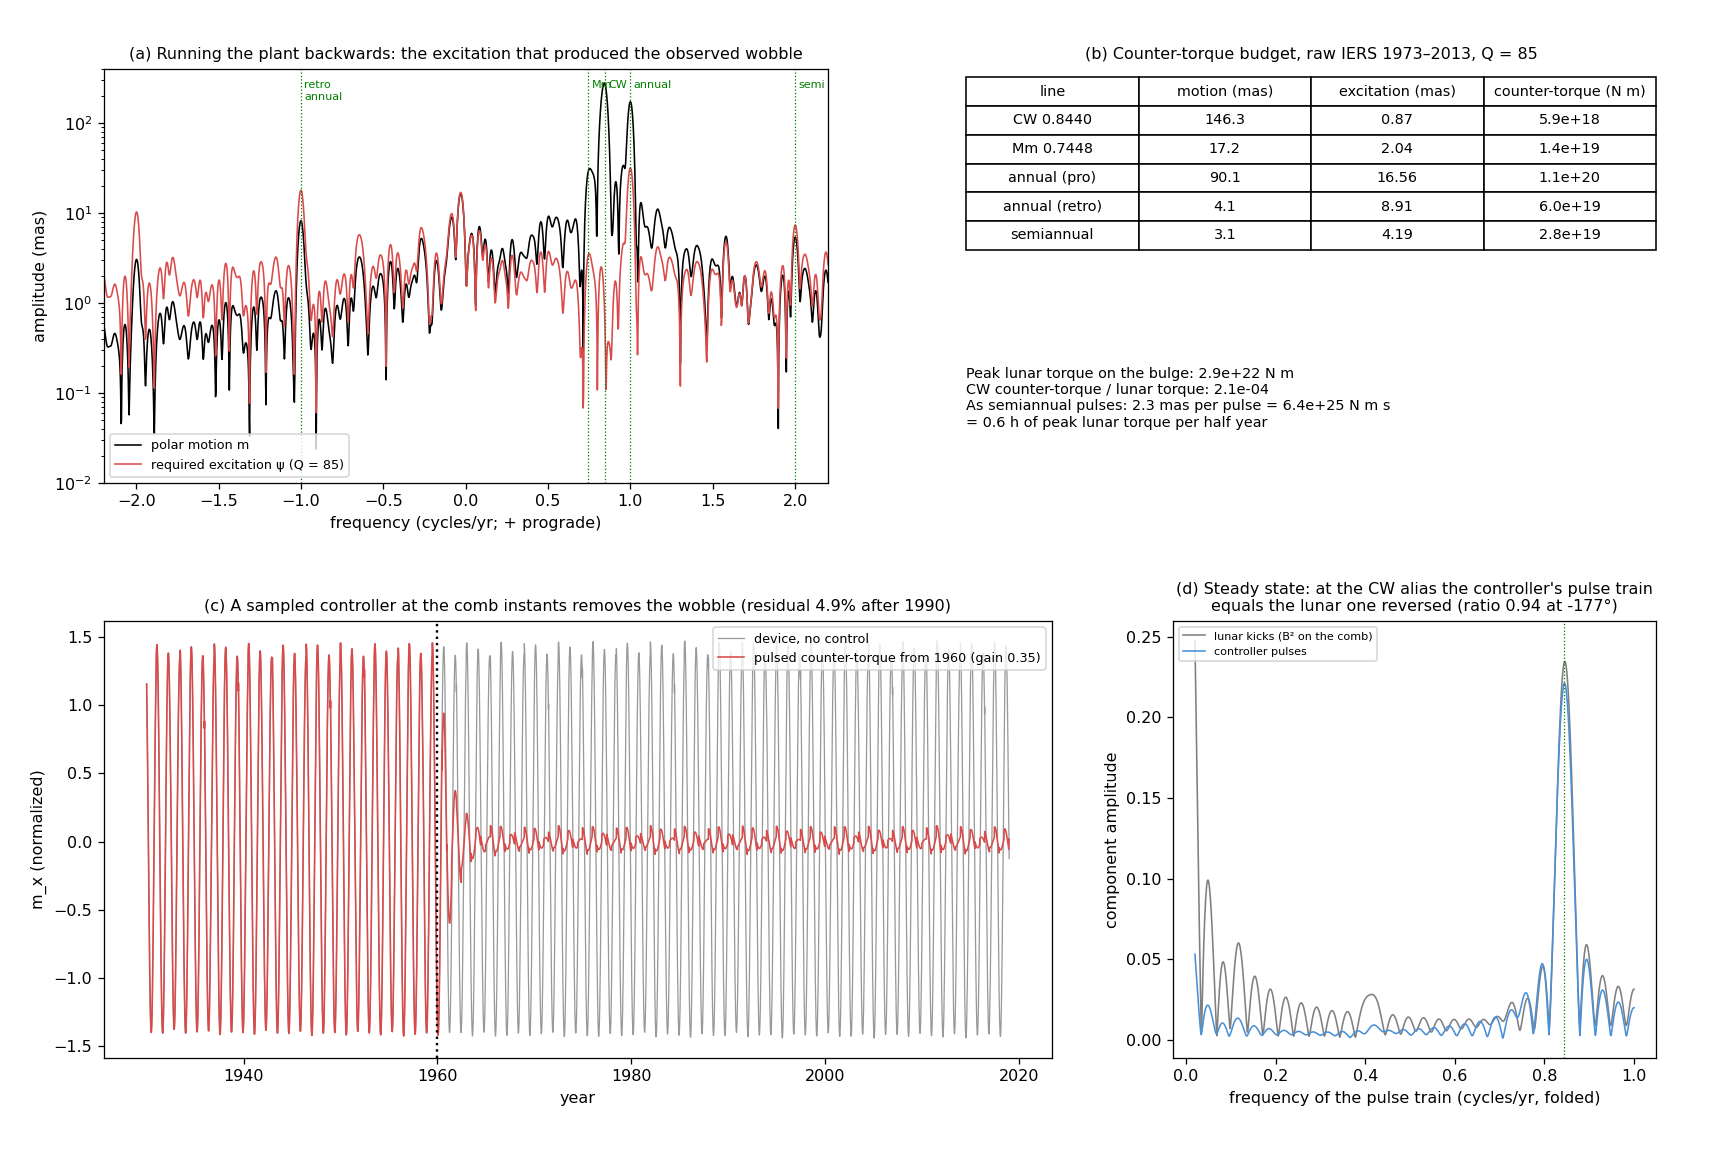

Write Python code to recreate this figure.
#!/usr/bin/env python3
"""The counter-torque that would remove the Chandler wobble, and a pulsed controller that does it (2026-10-23).
Discussion: cw_synchronized_wobble.md, section 5. Needs data/finals2000A.all (fetch_eop.py).

1. Inverse plant. Polar motion m = x - i y obeys the Liouville equation  (i / sigma) dm/dt + m = psi,
   sigma = 2 pi f0 (1 + i / 2Q). Given the observed m, psi is the excitation that must have acted; -psi is the
   counter-excitation that would cancel it. A torque Gamma enters as psi = -i Gamma / (Omega^2 (C - A)).
2. Budget. Compare the counter-torque in each line with the lunar torque on the equatorial bulge.
3. Pulsed control. The device of cw_magnetized_spheroid.py (draconic B^2 kicks on a semiannual comb) with a sampled
   feedback controller that fires counter-pulses at the same comb instants (as spin-stabilized spacecraft damp
   nutation with pulsed thrusters). In steady state the controller's pulses equal the aliased lunar kicks.
    python3 cw_counter_torque.py  -> cw_counter_torque.png, cw_counter_torque.json
"""
import json
from pathlib import Path

import matplotlib
import numpy as np

import cw_eop_closure as E
import cw_magnetized_spheroid as dev

matplotlib.use("Agg")
import matplotlib.pyplot as plt  # noqa: E402

HERE = Path(__file__).resolve().parent
YEAR = 365.2422
F0 = YEAR / 432.3                    # free Chandler frequency, cycles/yr
F_CW = 2 * YEAR / 27.212221 - 26     # draconic B^2 alias
F_MM = 14 - YEAR / 27.554550         # anomalistic alias
MAS = np.pi / 180 / 3600e3
OMEGA = 7.292115e-5                  # rad/s
C, H = 8.034e37, 0.0032738           # polar moment (kg m^2) and dynamical ellipticity (C - A)/C
C_MINUS_A = C * H
G, M_MOON, R_MOON = 6.674e-11, 7.346e22, 3.844e8
SEC_PER_YEAR = YEAR * 86400


def excitation(t, m, q):
    """psi = m + (i / sigma) dm/dt, applied exactly in the frequency domain: psi(f) = m(f) (1 - f / s), with
    s = F0 (1 + i / 2Q) in cycles/yr. (A finite-difference derivative errs by ~1% at the CW, and psi is a ~1%
    residual of a near-cancellation there, so it must not be used.)"""
    n = len(m); dt = float(np.median(np.diff(t)))
    f = np.fft.fftfreq(n, dt)
    return np.fft.ifft(np.fft.fft(m) * (1 - f / (F0 * (1 + 1j / (2 * q)))))


def transfer_inverse(f, q):
    return 1 - f / (F0 * (1 + 1j / (2 * q)))


def torque_per_mas():
    return OMEGA ** 2 * C_MINUS_A * MAS                    # N m per mas of excitation


def lunar_bulge_torque():
    """Peak lunar torque on the equatorial bulge, (3 G M / r^3)(C - A) sin(d) cos(d), at the 18.6-yr maximum d = 28.6 deg."""
    d = np.radians(28.6)
    return 3 * G * M_MOON / R_MOON ** 3 * C_MINUS_A * np.sin(d) * np.cos(d)


def lines(t, z, freqs):
    c, _, _ = E.fit_lines(t, z, freqs)
    return c


def pulsed_control(gain=0.35, on_year=1900.0, t0=0.469):
    """Device response with a sampled feedback controller acting at the comb instants after on_year."""
    tn, k = dev.kicks(t0, 0.0, "beta")
    k = k / np.abs(k).max()
    idx = np.minimum(np.round((tn - dev.TG[0]) / dev.DT).astype(int), len(dev.TG) - 1)
    step = np.exp((1j * dev.OMEGA - dev.LAM) * dev.DT)
    kick = np.zeros(len(dev.TG), complex); np.add.at(kick, idx, k)
    pulse_at = np.zeros(len(dev.TG), bool); pulse_at[idx] = True
    z = 0j; out = np.empty(len(dev.TG), complex); u_hist = []
    for i in range(len(dev.TG)):
        if pulse_at[i] and dev.TG[i] >= on_year:
            u = -gain * z                                # fire against the wobble measured just before the pulse
            u_hist.append((dev.TG[i], kick[i], u))
            z = z + kick[i] + u
        else:
            z = z + kick[i]
        out[i] = z; z *= step
    return out, np.array(u_hist)


def main():
    tb, xb, yb = E.load_finals()
    m = (xb - 1j * yb) * 1e3 / 1e3                          # arcsec
    tc = (tb - tb.mean()) / 50
    G_ = np.column_stack([tc ** k for k in range(3)])
    m = m - G_ @ np.linalg.lstsq(G_, m, rcond=None)[0]
    m_mas = m * 1e3
    out = {"F0": F0, "F_CW": F_CW, "F_MM": F_MM, "torque_per_mas_Nm": torque_per_mas(),
           "lunar_bulge_torque_Nm": lunar_bulge_torque()}
    sel = (tb >= 1973) & (tb < 2013.5)
    freqs = [F_CW, F_MM, 1.0, -1.0, 2.0, -2.0]
    cm = lines(tb[sel], m_mas[sel], freqs)
    out["lines"] = {}
    for q in (50, 85, 150):                                  # exact per line: psi = m (1 - f / s)
        out["lines"][f"Q={q}"] = {f"{f:+.4f}": dict(motion_mas=float(abs(cm[f])),
                                                    excitation_mas=float(abs(cm[f] * transfer_inverse(f, q))),
                                                    counter_torque_Nm=float(abs(cm[f] * transfer_inverse(f, q)) * torque_per_mas()))
                                  for f in freqs}
    # the same lines through the bandpasses fitted without consensus constraints (cw_bandpass.py)
    bp_path = HERE / "cw_bandpass.json"
    if bp_path.exists():
        bp = json.loads(bp_path.read_text()); out["fitted_bandpasses"] = {}
        sols = [(r["f0"], r["Q"], k) for k, r in bp["runs"].items() if not k.startswith("consensus")]
        q32 = min(bp["Q_profile"], key=lambda r: (r[1] > 0.01, r[0])); sols.append((q32[2], q32[0], "lowest Q that fits"))
        for f0, q, label in sols:
            s_ = f0 * (1 + 1j / (2 * q))
            row = {f"{f:+.4f}": float(abs(cm[f] * (1 - f / s_)) * torque_per_mas()) for f in (F_CW, F_MM, 1.0)}
            out["fitted_bandpasses"][label] = dict(f0=f0, Q=q, counter_torque_Nm=row,
                                                   cw_over_lunar=row[f"{F_CW:+.4f}"] / lunar_bulge_torque())
    # pulse budget: impulse per semiannual pulse that sustains the CW line against damping (Q = 85)
    A_cw = abs(cm[F_CW]) * MAS                               # rad
    per_pulse = A_cw * (1 - np.exp(-np.pi * F0 / 85 * 0.5))  # amplitude lost per half year, made good by one pulse
    dH = C * OMEGA * per_pulse                                # transverse angular momentum per pulse (N m s)
    out["pulse_budget"] = {"cw_amp_mas": abs(cm[F_CW]), "per_pulse_mas": per_pulse / MAS, "angular_impulse_Nms": dH,
                           "hours_of_peak_lunar_torque": dH / lunar_bulge_torque() / 3600,
                           "mean_torque_Nm": dH / (0.5 * SEC_PER_YEAR)}
    # pulsed controller demo
    p_free, _ = pulsed_control(gain=0.0)
    p_ctl, u = pulsed_control(gain=0.35, on_year=1960.0)
    late = u[u[:, 0].real > 1990]
    tl = late[:, 0].real
    ph = np.exp(-2j * np.pi * F_CW * tl)
    U, K = np.sum(late[:, 2] * ph), np.sum(late[:, 1] * ph)   # each pulse train's component at the CW alias
    out["control"] = {"gain": 0.35, "on_year": 1960.0,
                      "residual_rms_after_1990_over_uncontrolled": float(np.std(p_ctl[dev.TG > 1990]) / np.std(p_free[dev.TG > 1990])),
                      "cw_component_u_over_k": [float(abs(U / K)), float(np.degrees(np.angle(U / K)))],
                      "pulse_rms_u_over_k": float(np.sqrt(np.mean(np.abs(late[:, 2]) ** 2)) / np.sqrt(np.mean(np.abs(late[:, 1]) ** 2)))}
    (HERE / "cw_counter_torque.json").write_text(json.dumps(out, indent=1, default=float))
    report(out)
    plot(tb, m_mas, out, p_free, p_ctl, u)


def report(out):
    print(f"torque per mas of excitation: {out['torque_per_mas_Nm']:.2e} N m; peak lunar bulge torque {out['lunar_bulge_torque_Nm']:.2e} N m")
    for q, v in out["lines"].items():
        print(q, {k: f"m {d['motion_mas']:.1f} mas -> psi {d['excitation_mas']:.2f} mas = {d['counter_torque_Nm']:.1e} N m" for k, d in v.items()})
    print("pulse budget:", {k: f"{v:.3g}" for k, v in out["pulse_budget"].items()})
    for k, v in out.get("fitted_bandpasses", {}).items():
        print(f"fitted bandpass {k}: f0 {v['f0']:.4f} Q {v['Q']:.1f}", {kk: f"{vv:.1e}" for kk, vv in v["counter_torque_Nm"].items()},
              f"CW/lunar {v['cw_over_lunar']:.1e}")
    print("control:", out["control"])


def plot(tb, m_mas, out, p_free, p_ctl, u):
    fig = plt.figure(figsize=(15, 10))
    ax = fig.add_axes([0.06, 0.58, 0.42, 0.36])
    for q, col in ((85, "#d94a4a"),):
        psi = excitation(tb, m_mas, q)
        for z, lab, c2 in ((m_mas, "polar motion m", "k"), (psi, f"required excitation ψ (Q = {q})", col)):
            zz = (z - z.mean()) * np.hanning(len(z)); nf = len(z) * 8
            f = np.fft.fftshift(np.fft.fftfreq(nf, 0.05)); P = np.abs(np.fft.fftshift(np.fft.fft(zz, nf))) / len(z) * 4
            ax.semilogy(f, P, color=c2, lw=1, label=lab)
    for v, lab in ((F_CW, "CW"), (F_MM, "Mm"), (1, "annual"), (-1, "retro\nannual"), (2, "semi")):
        ax.axvline(v, ls=":", color="g", lw=0.8); ax.text(v + 0.02, 300, lab, fontsize=7, color="g", va="top")
    ax.set_xlim(-2.2, 2.2); ax.set_ylim(1e-2, 400); ax.set_xlabel("frequency (cycles/yr; + prograde)")
    ax.set_ylabel("amplitude (mas)"); ax.legend(fontsize=8, loc="lower left")
    ax.set_title("(a) Running the plant backwards: the excitation that produced the observed wobble", fontsize=10)

    ax = fig.add_axes([0.56, 0.58, 0.4, 0.36]); ax.axis("off")
    L = out["lines"]["Q=85"]; tpm = out["torque_per_mas_Nm"]; pb = out["pulse_budget"]
    rows = [("line", "motion (mas)", "excitation (mas)", "counter-torque (N m)")]
    for k, lab in ((f"{F_CW:+.4f}", "CW 0.8440"), (f"{F_MM:+.4f}", "Mm 0.7448"), ("+1.0000", "annual (pro)"),
                   ("-1.0000", "annual (retro)"), ("+2.0000", "semiannual")):
        d = L[k]; rows.append((lab, f"{d['motion_mas']:.1f}", f"{d['excitation_mas']:.2f}", f"{d['counter_torque_Nm']:.1e}"))
    tb_ = ax.table(cellText=rows, loc="upper center", cellLoc="center"); tb_.auto_set_font_size(False); tb_.set_fontsize(9); tb_.scale(1, 1.5)
    ax.text(0, 0.28, f"Peak lunar torque on the bulge: {out['lunar_bulge_torque_Nm']:.1e} N m\n"
                     f"CW counter-torque / lunar torque: {L[f'{F_CW:+.4f}']['counter_torque_Nm'] / out['lunar_bulge_torque_Nm']:.1e}\n"
                     f"As semiannual pulses: {pb['per_pulse_mas']:.1f} mas per pulse = {pb['angular_impulse_Nms']:.1e} N m s\n"
                     f"= {pb['hours_of_peak_lunar_torque']:.1f} h of peak lunar torque per half year", fontsize=9,
            transform=ax.transAxes, va="top")
    ax.set_title("(b) Counter-torque budget, raw IERS 1973–2013, Q = 85", fontsize=10)

    ax = fig.add_axes([0.06, 0.08, 0.55, 0.38])
    s = 1 / np.std(p_free[dev.TG > 1935].real)
    m = dev.TG > 1930
    ax.plot(dev.TG[m], p_free.real[m] * s, color="0.6", lw=0.8, label="device, no control")
    ax.plot(dev.TG[m], p_ctl.real[m] * s, color="#d94a4a", lw=1, label="pulsed counter-torque from 1960 (gain 0.35)")
    ax.axvline(1960, color="k", ls=":"); ax.legend(fontsize=8, loc="upper right")
    c = out["control"]
    ax.set_title(f"(c) A sampled controller at the comb instants removes the wobble (residual {100 * c['residual_rms_after_1990_over_uncontrolled']:.1f}% "
                 f"after 1990)", fontsize=10)
    ax.set_xlabel("year"); ax.set_ylabel("m_x (normalized)")

    ax = fig.add_axes([0.68, 0.08, 0.28, 0.38])
    late = u[u[:, 0].real > 1990]
    tl = late[:, 0].real
    def comp(x):
        fr = np.linspace(0.02, 1.0, 981); return fr, np.abs([np.sum(x * np.exp(-2j * np.pi * f * tl)) for f in fr]) / len(x)
    fr, Ak = comp(late[:, 1]); _, Au = comp(late[:, 2])
    ax.plot(fr, Ak, color="0.5", lw=1, label="lunar kicks (B² on the comb)")
    ax.plot(fr, Au, color="#4a90d9", lw=1, label="controller pulses")
    ax.axvline(F_CW, color="g", ls=":", lw=0.8); ax.legend(fontsize=7, loc="upper left")
    ax.set_xlabel("frequency of the pulse train (cycles/yr, folded)"); ax.set_ylabel("component amplitude")
    r, ang = c["cw_component_u_over_k"]
    ax.set_title(f"(d) Steady state: at the CW alias the controller's pulse train\nequals the lunar one reversed "
                 f"(ratio {r:.2f} at {ang:.0f}°)", fontsize=10)
    fig.savefig(HERE / "cw_counter_torque.png", dpi=115); plt.close(fig)


if __name__ == "__main__":
    main()
